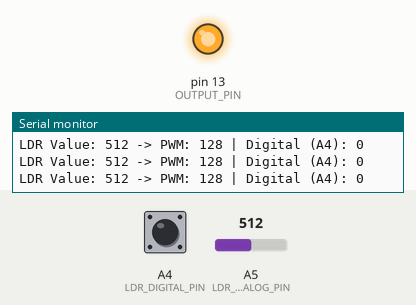
Recording of a sketch running on a simulated Arduino Uno, built with avr-gcc and run on an emulated ATmega328P. On the bench: output pins drawn as LEDs (lit = HIGH), the last lines printed to the serial monitor. Inputs (shaded band) come from the test bench; at power-on: A5 (LDR_ANALOG_PIN) = 512, A4 (LDR_DIGITAL_PIN) HIGH.

Above: at 1.3 s.
1.4 s: A5 (LDR_ANALOG_PIN) set to 522
At 2.6 s:
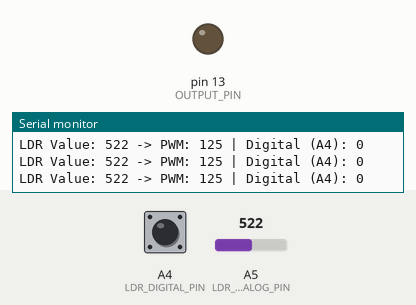
2.9 s: A5 (LDR_ANALOG_PIN) set to 511
At 3.3 s:
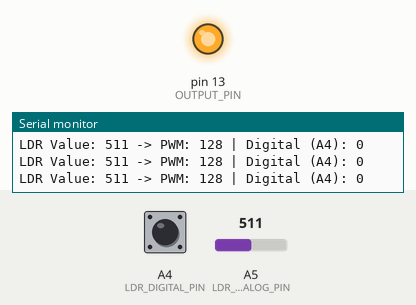
Timing chart, 0 to 5.9 s (numbered marks = the images above; inputs shaded):
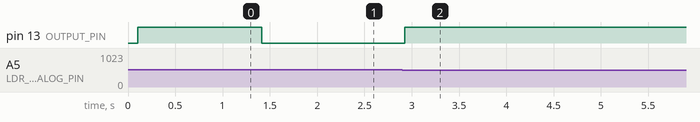

Measured:
- the behaviour switches between 513 and 514 on A5 (LDR_ANALOG_PIN) (found by bisection; images 0 and 1)
- after the input at 1.4 s, pin 13 (OUTPUT_PIN): HIGH → LOW at once
- after the input at 2.9 s, pin 13 (OUTPUT_PIN): LOW → HIGH at once

The sketch:

flyingfish-debug.ino
```cpp
 /*
 * Flying Fish LDR Sensor Module
 *
 * Reads analog value from LDR and outputs to Pin 13 (PWM)
 */

const int LDR_ANALOG_PIN = A5;  // LDR analog output
const int LDR_DIGITAL_PIN = A4; // LDR digital threshold output

const int OUTPUT_PIN = 13;      // LED/PWM output pin (PWM capable)

void setup()
{
  // Set up input pin for digital threshold
  pinMode(LDR_DIGITAL_PIN, INPUT);

  // Set up output pin
  pinMode(OUTPUT_PIN, OUTPUT);

  // Initialize serial for debugging
  Serial.begin(9600);

  // Give the module time to stabilize
  delay(100);
}

void loop()
{
  // Read the analog value from the LDR (0-1023)
  int ldrValue = analogRead(LDR_ANALOG_PIN);

  // Read the digital threshold value from the LDR
  int digitalValue = !digitalRead(LDR_DIGITAL_PIN);

  // Map the value to PWM range (0-255)
  int pwmValue = map(ldrValue, 0, 1023, 255,0 );

  // Write the PWM value to pin 13
  analogWrite(OUTPUT_PIN, pwmValue);

  // Debug output
  Serial.print("LDR Value: ");
  Serial.print(ldrValue);
  Serial.print(" -> PWM: ");
  Serial.print(pwmValue);
  Serial.print(" | Digital (A4): ");
  Serial.println(digitalValue);

  delay(100); // Small delay for stability
}
```
